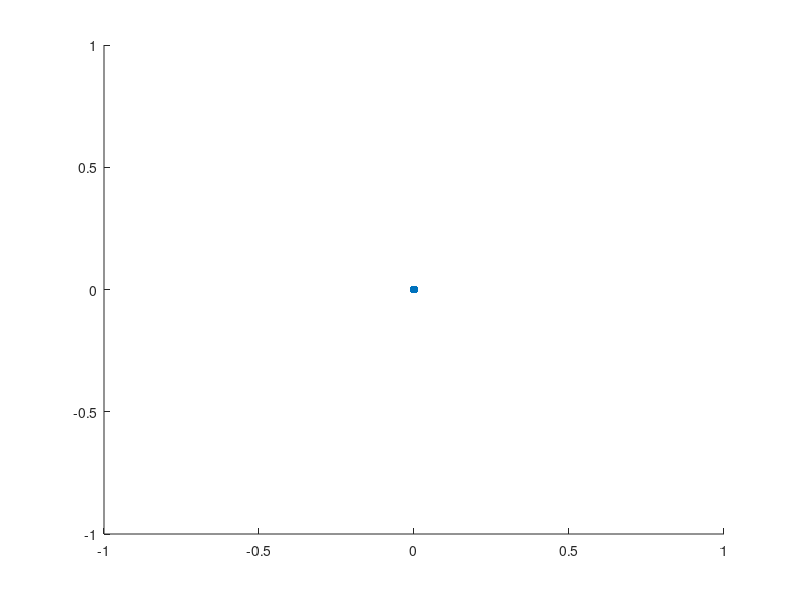

Reproduce this figure in MATLAB. (Note: this script raises an error after producing the figure.)
m=[0 0 0 1 1 1 1 1 1; 1 0 1 0 0 0 0 0 0; 0 0 0 0 0 1 1 1 1];
plot1=scatter(m(1,1),m(1,1),'filled');

for t=1:length(m(1,:))
    plot1.XData = 1:t;
    plot1.YData = (m(1:3,1:t));
%     hold on
%     plot1.XData = 1:t;
%     plot1.YData = (m(2,1:t));
%     hold on
%     plot1.XData = 1:t;
%     plot1.YData = (m(3,1:t));
%     hold on
    pause(0.5);
end


